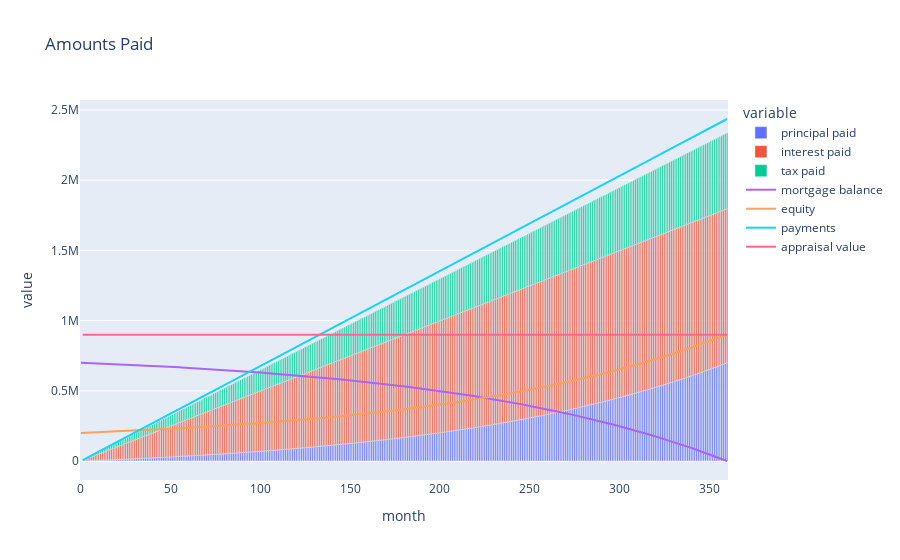

Here is the notebook cell this chart was saved with:
### Markdown cell above
# Payment Amortization

### Code cell
as_df = dataframes.amortization_summary(ma_df, tax_df, monthly_income=MONTHLY_INCOME, monthly_additional_costs=ADDITIONAL_MONTHLY_COSTS)
display(as_df.round(0))

#Sums
fig = px.bar(as_df, x=as_df.index, y=['principal paid', 'interest paid', 'tax paid'], title='Amounts Paid')
fig.add_scatter(x=as_df.index, y=as_df['mortgage balance'], name='mortgage balance', mode='lines')
fig.add_scatter(x=as_df.index, y=as_df['equity'], name='equity', mode='lines')
fig.add_scatter(x=as_df.index, y=as_df['payments'], name='payments', mode='lines')
fig.add_scatter(x=as_df.index, y=as_df['appraisal value'], name='appraisal value', mode='lines')
fig.show()

### Figure 1 — Plotly figure (JSON) as saved in the notebook; plotly's stock layout.template omitted (floating-point values rounded to 4 significant figures; data arrays with more than 128 entries replaced by an {"elided": "..."} marker saying what was removed)
{"data": [{"alignmentgroup": "True", "hovertemplate": "variable=principal paid<br>month=%{x}<br>value=%{y}<extra></extra>", "legendgroup": "principal paid", "marker": {"color": "#636efa", "pattern": {"shape": ""}}, "name": "principal paid", "offsetgroup": "principal paid", "orientation": "v", "showlegend": true, "textposition": "auto", "type": "bar", "x": {"elided": "361 int values"}, "xaxis": "x", "y": {"elided": "361 float values"}, "yaxis": "y"}, {"alignmentgroup": "True", "hovertemplate": "variable=interest paid<br>month=%{x}<br>value=%{y}<extra></extra>", "legendgroup": "interest paid", "marker": {"color": "#EF553B", "pattern": {"shape": ""}}, "name": "interest paid", "offsetgroup": "interest paid", "orientation": "v", "showlegend": true, "textposition": "auto", "type": "bar", "x": {"elided": "361 int values"}, "xaxis": "x", "y": {"elided": "361 float values"}, "yaxis": "y"}, {"alignmentgroup": "True", "hovertemplate": "variable=tax paid<br>month=%{x}<br>value=%{y}<extra></extra>", "legendgroup": "tax paid", "marker": {"color": "#00cc96", "pattern": {"shape": ""}}, "name": "tax paid", "offsetgroup": "tax paid", "orientation": "v", "showlegend": true, "textposition": "auto", "type": "bar", "x": {"elided": "361 int values"}, "xaxis": "x", "y": {"elided": "361 int values"}, "yaxis": "y"}, {"mode": "lines", "name": "mortgage balance", "type": "scatter", "x": {"elided": "361 int values"}, "y": {"elided": "361 float values"}}, {"mode": "lines", "name": "equity", "type": "scatter", "x": {"elided": "361 int values"}, "y": {"elided": "361 float values"}}, {"mode": "lines", "name": "payments", "type": "scatter", "x": {"elided": "361 int values"}, "y": {"elided": "361 float values"}}, {"mode": "lines", "name": "appraisal value", "type": "scatter", "x": {"elided": "361 int values"}, "y": {"elided": "361 int values"}}], "layout": {"barmode": "relative", "legend": {"title": {"text": "variable"}, "tracegroupgap": 0}, "title": {"text": "Amounts Paid"}, "xaxis": {"anchor": "y", "domain": [0, 1], "title": {"text": "month"}}, "yaxis": {"anchor": "x", "domain": [0, 1], "title": {"text": "value"}}}}
